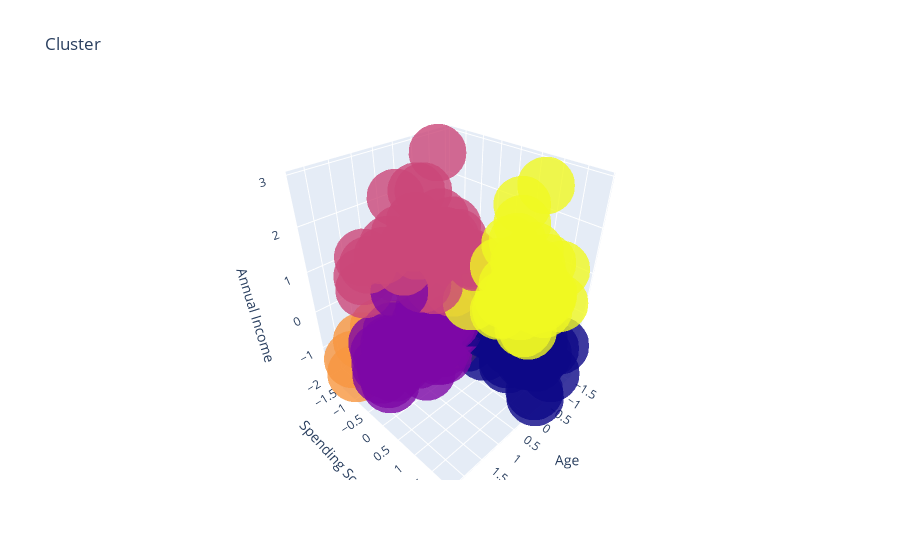

Source (notebook cell):
### Markdown cell above
## Plotting Model Output

### Code cell
import plotly as py
import plotly.graph_objs as go
labels = clustering(age_income_spending, 5)['labels'][0]
trace = go.Scatter3d(
    x = X['Age'],
    y = X['Spending_Score'],
    z = X['Annual_Income'],
    mode = 'markers',
    marker = dict(color = labels, size = 20,
    line = dict(color = labels)),
    opacity = 0.8
)

data = [trace]
layout = go.Layout(
    title = 'Cluster',
    scene = dict(
            xaxis = dict(title  = 'Age'),
            yaxis = dict(title  = 'Spending Score'),
            zaxis = dict(title  = 'Annual Income')
        ))
fig = go.Figure(data=data, layout=layout)
py.offline.iplot(fig)
plt.show()

### Figure 1 — Plotly figure (JSON) as saved in the notebook; plotly's stock layout.template omitted (floating-point values rounded to 4 significant figures; data arrays with more than 128 entries replaced by an {"elided": "..."} marker saying what was removed)
{"data": [{"marker": {"color": {"elided": "200 int values"}, "line": {"color": {"elided": "200 int values"}}, "size": 20}, "mode": "markers", "opacity": 0.8, "type": "scatter3d", "x": {"elided": "200 float values"}, "y": {"elided": "200 float values"}, "z": {"elided": "200 float values"}}], "layout": {"scene": {"xaxis": {"title": {"text": "Age"}}, "yaxis": {"title": {"text": "Spending Score"}}, "zaxis": {"title": {"text": "Annual Income"}}}, "title": {"text": "Cluster"}}}
